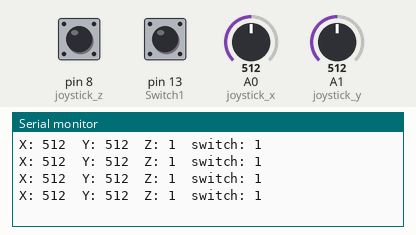
Simulated run of this sketch. Board: Arduino Uno, built with avr-gcc and run on an emulated ATmega328P. Shown: the last lines printed to the serial monitor. Inputs (shaded band) come from the test bench; at power-on: A0 (joystick_x) = 512, A1 (joystick_y) = 512, pin 8 (joystick_z) HIGH, pin 13 (Switch1) HIGH.

Above: at 1.2 s.
1.3 s: A0 (joystick_x) set to 490
At 1.57 s:
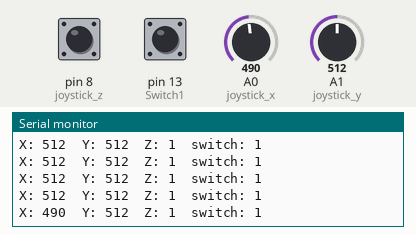
2.8 s: A1 (joystick_y) set to 1000
At 2.9 s:
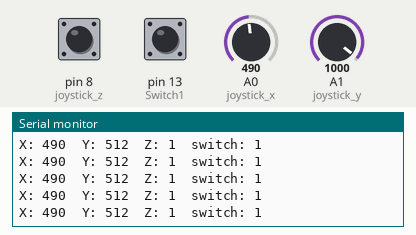
5.8 s: pin 8 (joystick_z) pulled LOW for 0.4 s
At 6.21 s:
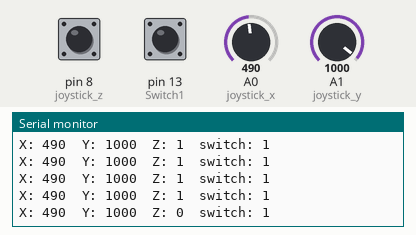
7.7 s: pin 13 (Switch1) pulled LOW for 0.4 s
At 8.2 s:
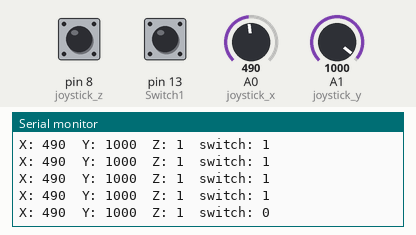
9.6 s: A0 (joystick_x) set to 470
At 9.85 s:
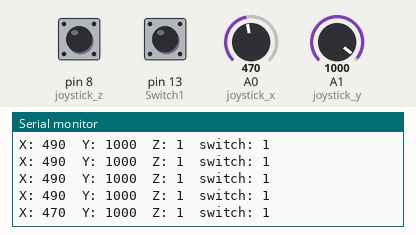
11.1 s: pin 8 (joystick_z) pulled LOW for 1 s
At 11.51 s:
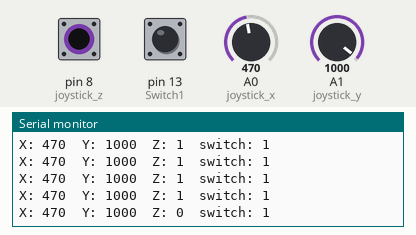
Timing chart, 0 to 14.1 s (numbered marks = the images above; inputs shaded):
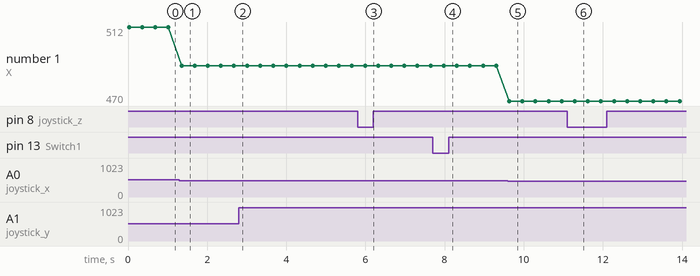

Measured:
- after the input at 1.3 s, the serial monitor: prints a new line after 0.05 s (image 1)
- after the input at 5.8 s, the serial monitor: prints a new line after 0.19 s (image 3)
- after the input at 7.7 s, the serial monitor: prints a new line after 0.28 s (image 4)
- after the input at 9.6 s, the serial monitor: prints a new line at once (image 5)
- after the input at 11.1 s, the serial monitor: prints a new line after 0.19 s (image 6)
- plotted number 1: 512 → 490 after the input at 1.3 s, 490 → 470 after the input at 9.6 s

The sketch:

quard_mas_v04.ino
```cpp
#include <SoftwareSerial.h>

#define  joystick_x  A0
#define joystick_y  A1
#define joystick_z 8
#define Switch1 13

SoftwareSerial bt(2,3);

void setup() {
  Serial.begin(9600);
  bt.begin(38400);
  pinMode(joystick_z,INPUT_PULLUP);
  pinMode(Switch1,INPUT_PULLUP);
}

void loop() {

  int x = analogRead(joystick_x);
  delay(10);
  int y = analogRead(joystick_y);
  delay(10);
  int z = digitalRead(joystick_z);
  delay(10);
  int switch1 = digitalRead(Switch1);


  if(x>990&&y<=550&&y>=500){
    bt.write('f');
    }

  else if(x<30&&y<=550&&y>=500){
    bt.write('b');
    }

  else if(y>990&&x<=540&&x>=480){
    bt.write('r');
    }

  else if(y<30&&x<=540&&x>=480){
    bt.write('l');
    }
  if(z==0){
    bt.write('s');
    }
  if(switch1==0){
    bt.write('c');
  }

  Serial.print("X: ");
  Serial.print(x);
  Serial.print("  Y: ");
  Serial.print(y);
  Serial.print("  Z: ");
  Serial.print(z);
  Serial.print("  switch: ");
  Serial.println(switch1);
   delay(300);
}
```
